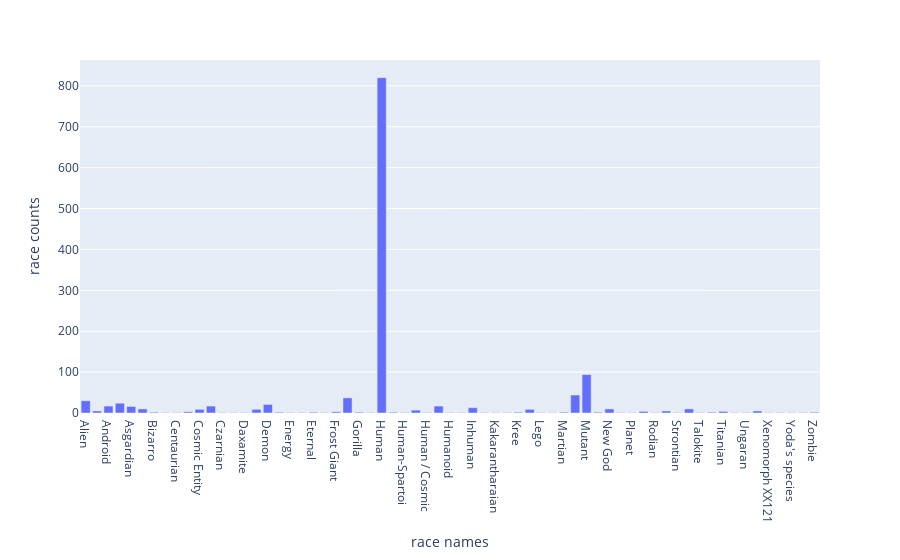
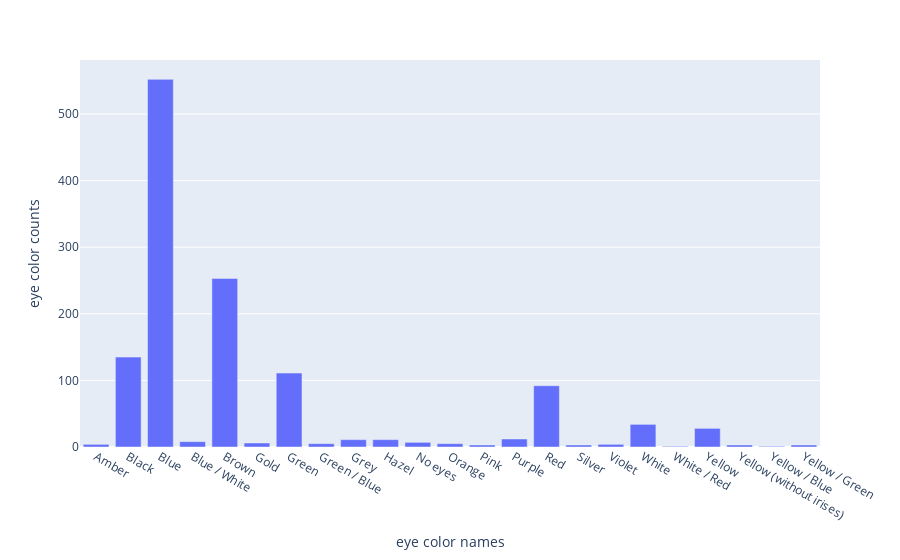
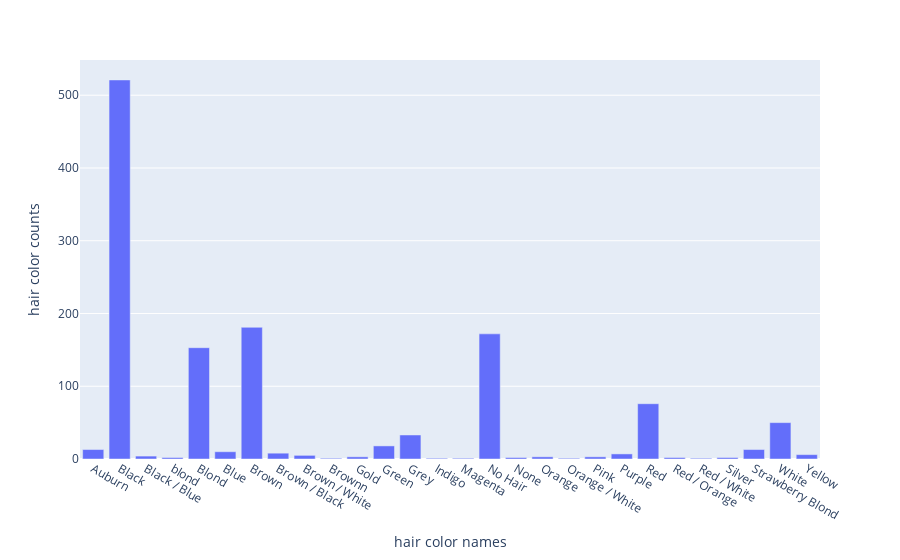

Source (notebook cell) for these figures, in order:
### Code cell
def PlotRaceEyeAndHairNameandCounts(df):
    px.bar(df['raceNamesandCounts'], x ='race names', y ='race counts').show()
    px.bar(df['eyeColorNameandCounts'], x ='eye color names', y ='eye color counts').show()
    px.bar(df['hairColorNameandCounts'], x ='hair color names', y ='hair color counts').show()

PlotRaceEyeAndHairNameandCounts(filteredNamesAndCounts)

### Figure 1 — Plotly figure (JSON) as saved in the notebook; plotly's stock layout.template omitted (floating-point values rounded to 4 significant figures)
{"data": [{"alignmentgroup": "True", "hovertemplate": "race names=%{x}<br>race counts=%{y}<extra></extra>", "legendgroup": "", "marker": {"color": "#636efa", "pattern": {"shape": ""}}, "name": "", "offsetgroup": "", "orientation": "v", "showlegend": false, "textposition": "auto", "x": ["Alien", "Amazon", "Android", "Animal", "Asgardian", "Atlantean", "Bizarro", "Bolovaxian", "Centaurian", "Clone", "Cosmic Entity", "Cyborg", "Czarnian", "Dathomirian Zabrak", "Daxamite", "Demi-God", "Demon", "Elder", "Energy", "Energy Release Generator", "Eternal", "Flora Colossus", "Frost Giant", "God / Eternal", "Gorilla", "Gungan", "Human", "Human-Inhuman", "Human-Spartoi", "Human / Altered", "Human / Cosmic", "Human / Radiation", "Humanoid", "Icthyo Sapien", "Inhuman", "Kaiju", "Kakarantharaian", "Korugaran", "Kree", "Kryptonian", "Lego", "Leprechaun", "Martian", "Metahuman", "Mutant", "Mutant / Clone", "New God", "Parademon", "Planet", "Robot", "Rodian", "Saiyan", "Strontian", "Symbiote", "Talokite", "Tamaranean", "Titanian", "Twi'lek", "Ungaran", "Vampire", "Xenomorph XX121", "Yautja", "Yoda's species", "Zen-Whoberian", "Zombie"], "xaxis": "x", "y": [30, 5, 17, 24, 16, 10, 2, 1, 1, 3, 9, 17, 1, 1, 1, 9, 21, 2, 1, 1, 2, 1, 3, 37, 2, 1, 820, 2, 1, 7, 1, 17, 1, 1, 13, 1, 1, 1, 2, 9, 1, 1, 2, 44, 94, 2, 10, 1, 1, 4, 1, 5, 1, 10, 1, 2, 4, 1, 1, 5, 1, 1, 1, 1, 2], "yaxis": "y", "type": "bar"}], "layout": {"xaxis": {"anchor": "y", "domain": [0.0, 1.0], "title": {"text": "race names"}}, "yaxis": {"anchor": "x", "domain": [0.0, 1.0], "title": {"text": "race counts"}}, "legend": {"tracegroupgap": 0}, "margin": {"t": 60}, "barmode": "relative"}}

### Figure 2 — Plotly figure (JSON) as saved in the notebook; plotly's stock layout.template omitted (floating-point values rounded to 4 significant figures)
{"data": [{"alignmentgroup": "True", "hovertemplate": "eye color names=%{x}<br>eye color counts=%{y}<extra></extra>", "legendgroup": "", "marker": {"color": "#636efa", "pattern": {"shape": ""}}, "name": "", "offsetgroup": "", "orientation": "v", "showlegend": false, "textposition": "auto", "x": ["Amber", "Black", "Blue", "Blue / White", "Brown", "Gold", "Green", "Green / Blue", "Grey", "Hazel", "No eyes", "Orange", "Pink", "Purple", "Red", "Silver", "Violet", "White", "White / Red", "Yellow", "Yellow (without irises)", "Yellow / Blue", "Yellow / Green"], "xaxis": "x", "y": [4, 135, 552, 8, 253, 6, 111, 5, 11, 11, 7, 5, 3, 12, 92, 3, 4, 34, 1, 28, 3, 1, 3], "yaxis": "y", "type": "bar"}], "layout": {"xaxis": {"anchor": "y", "domain": [0.0, 1.0], "title": {"text": "eye color names"}}, "yaxis": {"anchor": "x", "domain": [0.0, 1.0], "title": {"text": "eye color counts"}}, "legend": {"tracegroupgap": 0}, "margin": {"t": 60}, "barmode": "relative"}}

### Figure 3 — Plotly figure (JSON) as saved in the notebook; plotly's stock layout.template omitted (floating-point values rounded to 4 significant figures)
{"data": [{"alignmentgroup": "True", "hovertemplate": "hair color names=%{x}<br>hair color counts=%{y}<extra></extra>", "legendgroup": "", "marker": {"color": "#636efa", "pattern": {"shape": ""}}, "name": "", "offsetgroup": "", "orientation": "v", "showlegend": false, "textposition": "auto", "x": ["Auburn", "Black", "Black / Blue", "blond", "Blond", "Blue", "Brown", "Brown / Black", "Brown / White", "Brownn", "Gold", "Green", "Grey", "Indigo", "Magenta", "No Hair", "None", "Orange", "Orange / White", "Pink", "Purple", "Red", "Red / Orange", "Red / White", "Silver", "Strawberry Blond", "White", "Yellow"], "xaxis": "x", "y": [13, 521, 4, 2, 153, 10, 181, 8, 5, 1, 3, 18, 33, 1, 1, 172, 2, 3, 1, 3, 7, 76, 2, 1, 2, 13, 50, 6], "yaxis": "y", "type": "bar"}], "layout": {"xaxis": {"anchor": "y", "domain": [0.0, 1.0], "title": {"text": "hair color names"}}, "yaxis": {"anchor": "x", "domain": [0.0, 1.0], "title": {"text": "hair color counts"}}, "legend": {"tracegroupgap": 0}, "margin": {"t": 60}, "barmode": "relative"}}
